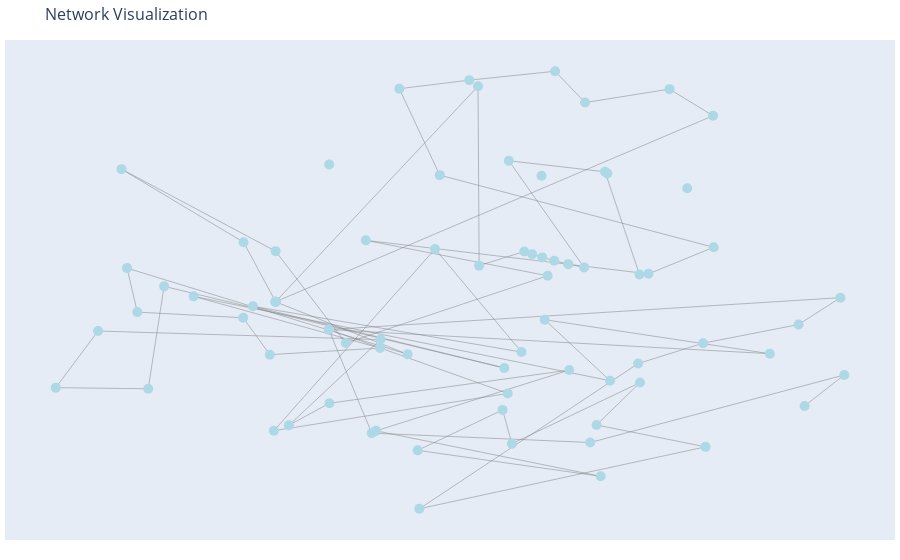

This figure's notebook cell:
### Code cell
import json
import plotly.graph_objects as go
import networkx as nx
with open('network-miserables.txt', 'r') as file:
    data = json.load(file)
nodes = data['nodes']
links = data['links']
G = nx.DiGraph()
for node in nodes:
    G.add_node(node['id'])
for link in links:
    G.add_edge(link['source'], link['target'])
pos = nx.kamada_kawai_layout(G)
node_trace = go.Scatter(
    x=[pos[node][0] for node in G.nodes()],
    y=[pos[node][1] for node in G.nodes()],
    mode='markers',
    hoverinfo='text',
    marker=dict(
        size=10,
        color='lightblue'
    ),
    text=list(G.nodes())
)

edge_trace = go.Scatter(
    x=[pos[edge[0]][0] for edge in G.edges()],
    y=[pos[edge[0]][1] for edge in G.edges()],
    line=dict(width=0.5, color='gray'),
    hoverinfo='none',
    mode='lines'
)

layout = go.Layout(
    title='Network Visualization',
    titlefont_size=16,
    showlegend=False,
    hovermode='closest',
    margin=dict(b=20, l=5, r=5, t=40),
    xaxis=dict(showgrid=False, zeroline=False, showticklabels=False),
    yaxis=dict(showgrid=False, zeroline=False, showticklabels=False)
)

fig = go.Figure(data=[edge_trace, node_trace], layout=layout)


fig.show()

### Figure 1 — Plotly figure (JSON) as saved in the notebook; plotly's stock layout.template omitted (floating-point values rounded to 4 significant figures; data arrays with more than 128 entries replaced by an {"elided": "..."} marker saying what was removed)
{"data": [{"hoverinfo": "none", "line": {"color": "gray", "width": 0.5}, "mode": "lines", "type": "scatter", "x": {"elided": "254 float values"}, "y": {"elided": "254 float values"}}, {"hoverinfo": "text", "marker": {"color": "lightblue", "size": 10}, "mode": "markers", "text": ["Myriel", "Napoleon", "Mlle.Baptistine", "Mme.Magloire", "CountessdeLo", "Geborand", "Champtercier", "Cravatte", "Count", "OldMan", "Labarre", "Valjean", "Marguerite", "Mme.deR", "Isabeau", "Gervais", "Tholomyes", "Listolier", "Fameuil", "Blacheville", "Favourite", "Dahlia", "Zephine", "Fantine", "Mme.Thenardier", "Thenardier", "Cosette", "Javert", "Fauchelevent", "Bamatabois", "Perpetue", "Simplice", "Scaufflaire", "Woman1", "Judge", "Champmathieu", "Brevet", "Chenildieu", "Cochepaille", "Pontmercy", "Boulatruelle", "Eponine", "Anzelma", "Woman2", "MotherInnocent", "Gribier", "Jondrette", "Mme.Burgon", "Gavroche", "Gillenormand", "Magnon", "Mlle.Gillenormand", "Mme.Pontmercy", "Mlle.Vaubois", "Lt.Gillenormand", "Marius", "BaronessT", "Mabeuf", "Enjolras", "Combeferre", "Prouvaire", "Feuilly", "Courfeyrac", "Bahorel", "Bossuet", "Joly", "Grantaire", "MotherPlutarch", "Gueulemer", "Babet", "Claquesous", "Montparnasse", "Toussaint", "Child1", "Child2", "Brujon", "Mme.Hucheloup"], "type": "scatter", "x": [0.3691, 0.2907, 0.2341, 0.07609, 0.1998, 0.1737, 0.1507, 0.131, 0.1147, 0.1016, 0.2378, 0.02741, 0.02559, -0.3069, -0.3069, -0.3069, 0.1298, 0.4114, 0.34, 0.2014, 0.1522, 0.01116, -0.1037, -0.03725, 0.4125, 0.3056, -0.1587, 0.1399, -0.1916, -0.3068, -0.5598, -0.3594, -0.3066, -0.09004, -0.5507, -0.5338, -0.36, -0.3163, -0.1353, -0.4413, 0.2424, 0.1351, 0.5047, -0.2193, 0.07441, -0.3096, -0.2187, -0.04495, 0.09696, -0.344, 0.06864, -0.4898, -0.516, -0.6678, -0.5983, -0.1345, -0.2849, -0.2185, 0.1753, -0.1419, 0.2269, -0.07342, 0.06592, 0.08126, 0.2915, 0.2202, 0.3991, -0.07073, 0.2884, 0.395, 0.5518, 0.6207, -0.2195, -0.1489, 0.2098, 0.6269, 0.5618], "y": [0.4896, 0.1134, 0.5617, 0.6097, 0.1447, 0.1589, 0.1737, 0.1883, 0.202, 0.2141, 0.5546, 0.1525, 0.9347, -0.005191, -0.00517, -0.005169, 0.5445, 0.8059, 0.922, 0.8634, 1, 0.9612, 0.9239, 0.5469, 0.2325, 0.1167, 0.2627, 0.1083, -0.1851, 0.2155, 0.5731, 0.2545, -0.005505, -0.2343, 0.1416, -0.05033, -0.07489, -0.2359, -0.2071, 0.01849, -0.3495, -0.08334, -0.2317, -0.1266, -0.4049, -0.5674, 0.5939, 0.2252, -0.2245, -0.02473, -0.2938, 0.06205, -0.3847, -0.3796, -0.1327, -0.1701, -0.5436, -0.4477, -0.3031, -0.568, -0.7662, -0.6531, -0.4767, -0.6242, -0.3576, -0.5424, -0.6378, -0.9078, -0.2747, -0.1859, -0.1046, 0.01265, -0.1265, -0.578, -0.6189, -0.3243, -0.4594]}], "layout": {"hovermode": "closest", "margin": {"b": 20, "l": 5, "r": 5, "t": 40}, "showlegend": false, "title": {"font": {"size": 16}, "text": "Network Visualization"}, "xaxis": {"showgrid": false, "showticklabels": false, "zeroline": false}, "yaxis": {"showgrid": false, "showticklabels": false, "zeroline": false}}}
